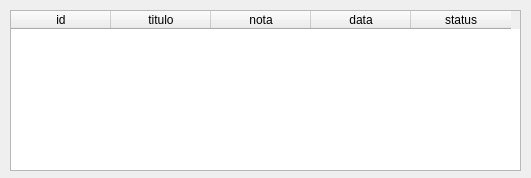
<?xml version="1.0" encoding="UTF-8"?>
<ui version="4.0">
 <class>MainWindow</class>
 <widget class="QMainWindow" name="MainWindow">
  <property name="geometry">
   <rect>
    <x>0</x>
    <y>0</y>
    <width>531</width>
    <height>178</height>
   </rect>
  </property>
  <property name="windowTitle">
   <string>Tarefas Concluidas</string>
  </property>
  <widget class="QWidget" name="centralwidget">
   <widget class="QTableWidget" name="dgvDadosConcluidos">
    <property name="geometry">
     <rect>
      <x>10</x>
      <y>10</y>
      <width>511</width>
      <height>161</height>
     </rect>
    </property>
    <property name="frameShadow">
     <enum>QFrame::Raised</enum>
    </property>
    <property name="alternatingRowColors">
     <bool>true</bool>
    </property>
    <property name="selectionBehavior">
     <enum>QAbstractItemView::SelectRows</enum>
    </property>
    <column>
     <property name="text">
      <string>id</string>
     </property>
    </column>
    <column>
     <property name="text">
      <string>titulo</string>
     </property>
    </column>
    <column>
     <property name="text">
      <string>nota</string>
     </property>
    </column>
    <column>
     <property name="text">
      <string>data</string>
     </property>
    </column>
    <column>
     <property name="text">
      <string>status</string>
     </property>
    </column>
   </widget>
  </widget>
 </widget>
 <resources/>
 <connections/>
</ui>
